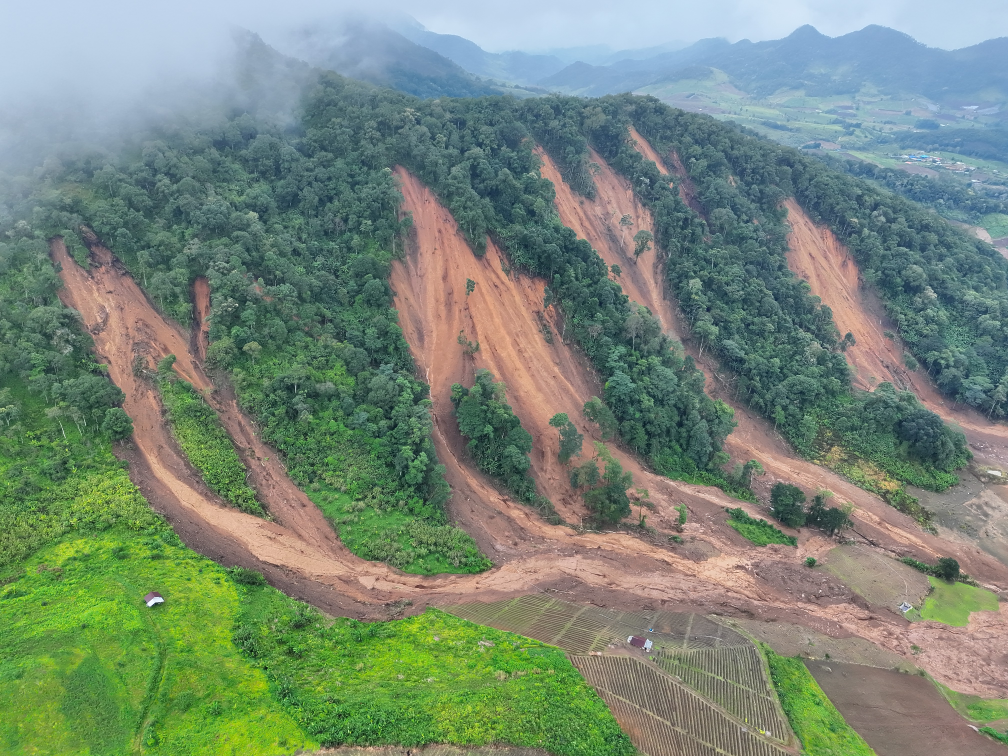
#> input picture Nueng/Foundation Dataset/Location 1/101332_0831_2025.JPG, 4032 x 3024 px, given in place of 083142_0831_2025.JPG, which was not available (shown at 1/4 size)
$ python FeatureMatching.py
#> lines starting #> are read from the running program, lines starting #| are printed output that depends on the picture; pictures that were not available may be replaced by others from this repository, and a replacement may not be noted
"""
Multi-ROI Template Matching - Try Multiple Markers and Use the Best One

This approach:
1. Tries tracking each ROI independently
2. Ranks them by confidence score
3. Uses the best matching ROI for transformation
4. Falls back to next best if feature extraction fails

Use case: When you have multiple potential markers but don't know which is most reliable
"""

import cv2
import numpy as np
import math
import sys
from typing import Tuple, Optional, Dict, List
import logging

# Configure logging
logging.basicConfig(
    level=logging.INFO,
    format='%(levelname)s: %(message)s'
)
logger = logging.getLogger(__name__)


def track_single_marker(
    imgA: np.ndarray,
    imgB: np.ndarray,
    roi_coords: Tuple[int, int, int, int],
    expansion_factor: float,
    scales: list,
    confidence_threshold: float,
    marker_id: int
) -> Optional[Dict]:
    """
    Track a single marker between two images using multi-scale template matching.

    Returns:
        dict with tracking results or None if tracking failed
    """

    roiA_x, roiA_y, roiA_w, roiA_h = roi_coords
    template = imgA[roiA_y:roiA_y+roiA_h, roiA_x:roiA_x+roiA_w]

    if template.size == 0:
        logger.error(f"Marker {marker_id}: Invalid ROI coordinates: {roi_coords}")
        return None

    roiA_center = np.array([roiA_x + roiA_w/2, roiA_y + roiA_h/2])

    # Define search region (centered expansion)
    expanded_w = int(roiA_w * expansion_factor)
    expanded_h = int(roiA_h * expansion_factor)

    search_x = int(roiA_center[0] - expanded_w / 2)
    search_y = int(roiA_center[1] - expanded_h / 2)

    # Clamp to image boundaries
    search_x = max(0, search_x)
    search_y = max(0, search_y)
    search_w = min(imgB.shape[1] - search_x, expanded_w)
    search_h = min(imgB.shape[0] - search_y, expanded_h)

    if search_x + search_w > imgB.shape[1]:
        search_w = imgB.shape[1] - search_x
    if search_y + search_h > imgB.shape[0]:
        search_h = imgB.shape[0] - search_y

    search_region = imgB[search_y:search_y+search_h, search_x:search_x+search_w]

    # Validate search region
    if search_region.shape[0] < template.shape[0] or search_region.shape[1] < template.shape[1]:
        logger.error(f"Marker {marker_id}: Search region too small")
        return None

    # Multi-scale template matching
    best_match = None
    best_val = -1
    best_scale = 1.0

    for scale in scales:
        if scale != 1.0:
            scaled_w = int(template.shape[1] * scale)
            scaled_h = int(template.shape[0] * scale)
            if scaled_w < 1 or scaled_h < 1:
                continue
            template_scaled = cv2.resize(template, (scaled_w, scaled_h))
        else:
            template_scaled = template.copy()

        if template_scaled.shape[0] > search_region.shape[0] or \
           template_scaled.shape[1] > search_region.shape[1]:
            continue

        result = cv2.matchTemplate(search_region, template_scaled, cv2.TM_CCOEFF_NORMED)
        min_val, max_val, min_loc, max_loc = cv2.minMaxLoc(result)

        if max_val > best_val:
            best_val = max_val
            best_match = max_loc
            best_scale = scale

    # Validate match
    if best_match is None or best_val < confidence_threshold:
        return None

    # Calculate matched center
    matched_x = search_x + best_match[0] + int(roiA_w * best_scale / 2)
    matched_y = search_y + best_match[1] + int(roiA_h * best_scale / 2)
    matched_center = np.array([matched_x, matched_y])

    displacement = matched_center - roiA_center
    distance = np.linalg.norm(displacement)

    return {
        'marker_id': marker_id,
        'roi_coords': roi_coords,
        'original_center': roiA_center,
        'matched_center': matched_center,
        'displacement': displacement,
        'distance': distance,
        'scale': best_scale,
        'confidence': best_val,
        'search_region': (search_x, search_y, search_w, search_h),
        'template': template,
        'search_region_img': search_region
    }


def extract_features_from_marker(
    imgA: np.ndarray,
    imgB: np.ndarray,
    marker_result: Dict,
    lowe_ratio: float
) -> Tuple[np.ndarray, np.ndarray, int]:
    """
    Extract and match SIFT features for a single marker.

    Returns:
        src_pts, dst_pts, num_matches: Feature correspondences and count
    """

    roiA_x, roiA_y, roiA_w, roiA_h = marker_result['roi_coords']
    search_x, search_y, search_w, search_h = marker_result['search_region']

    # Extract ROI from Image A
    roiA_region = imgA[roiA_y:roiA_y+roiA_h, roiA_x:roiA_x+roiA_w]
    search_region = imgB[search_y:search_y+search_h, search_x:search_x+search_w]

    # Create SIFT detector
    sift = cv2.SIFT_create()

    # Detect features
    kp_roiA, des_roiA = sift.detectAndCompute(roiA_region, None)
    kp_search, des_search = sift.detectAndCompute(search_region, None)

    if len(kp_roiA) < 4 or len(kp_search) < 4:
        return np.array([]), np.array([]), 0

    # Match features
    bf = cv2.BFMatcher(cv2.NORM_L2)
    matches = bf.knnMatch(des_roiA, des_search, k=2)

    # Apply Lowe's ratio test
    good_matches = []
    for match_pair in matches:
        if len(match_pair) == 2:
            m, n = match_pair
            if m.distance < lowe_ratio * n.distance:
                good_matches.append(m)

    if len(good_matches) < 4:
        return np.array([]), np.array([]), 0

    # Extract matched keypoints and convert to full image coordinates
    src_pts_roi = np.float32([kp_roiA[m.queryIdx].pt for m in good_matches])
    dst_pts_search = np.float32([kp_search[m.trainIdx].pt for m in good_matches])

    # Convert to full image coordinates
    src_pts = src_pts_roi + np.array([roiA_x, roiA_y])
    dst_pts = dst_pts_search + np.array([search_x, search_y])

    return src_pts, dst_pts, len(good_matches)


def process_images_best_roi(
    img_a_path: str,
    img_b_path: str,
    roi_coords_list: List[Tuple[int, int, int, int]],
    expansion_factor: float = 3.0,
    scales: list = None,
    confidence_threshold: float = 0.3,
    lowe_ratio: float = 0.75,
    min_feature_matches: int = 10
):
    """
    Try multiple ROIs and use the best one for transformation.

    Strategy:
    1. Track all ROIs using template matching
    2. Rank by confidence score
    3. Try feature extraction on best candidates
    4. Use the best one that has sufficient features

    Args:
        img_a_path: Path to first image (reference)
        img_b_path: Path to second image (to track)
        roi_coords_list: List of (x, y, width, height) tuples - tries each one
        expansion_factor: Search region expansion factor
        scales: List of scale factors for template matching
        confidence_threshold: Minimum template match confidence
        lowe_ratio: Lowe's ratio test threshold for feature matching
        min_feature_matches: Minimum features needed for homography

    Returns:
        dict: Results including best ROI, transformation matrix, and rankings
    """
#> called with expansion_factor = 3, confidence_threshold = 0.3, lowe_ratio = 0.75, min_feature_matches = 10

    # Validate parameters
    if expansion_factor < 1.0:
        raise ValueError("expansion_factor must be >= 1.0")
    if not 0.0 < confidence_threshold <= 1.0:
        raise ValueError("confidence_threshold must be between 0 and 1")
    if scales is None:
        scales = [0.8, 0.9, 1.0, 1.1, 1.2]

    # Load images
    logger.info("Loading images...")
    imgA = cv2.imread(img_a_path, cv2.IMREAD_GRAYSCALE)
    imgB = cv2.imread(img_b_path, cv2.IMREAD_GRAYSCALE)
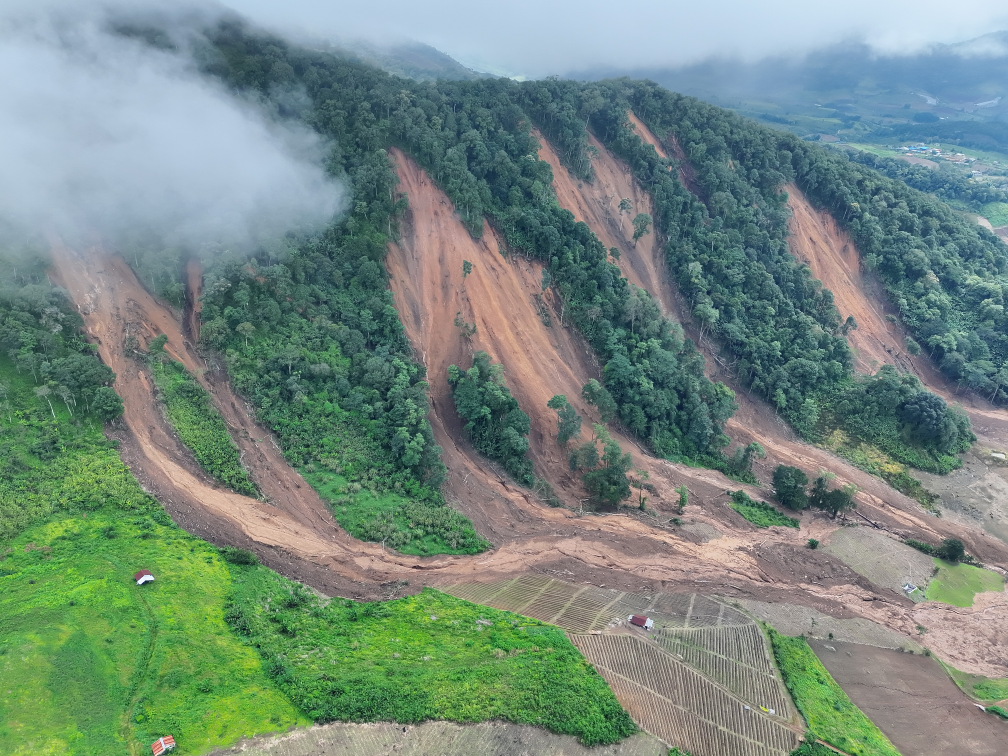
#> input picture Nueng/Foundation Dataset/Location 1/134123_0830_2025.JPG, 4032 x 3024 px (shown at 1/4 size)
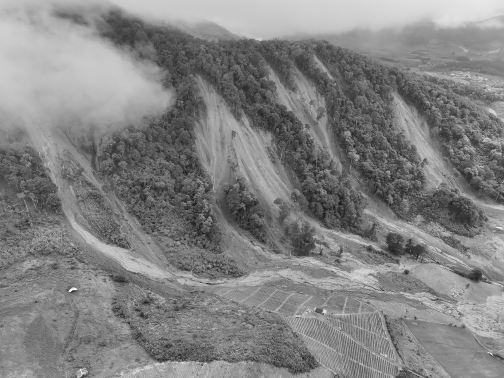
#> imgB: shape (3024, 4032) (shown at 1/8 size); min 0, max 255, mean 129.9

    if imgA is None or imgB is None:
        raise ValueError("Error: Could not load images. Check file paths.")

    logger.info(f"Image A: {imgA.shape}")
    logger.info(f"Image B: {imgB.shape}")
    logger.info(f"Testing {len(roi_coords_list)} candidate ROIs")

    print(f"\n{'='*70}")
    print(f" TESTING MULTIPLE ROI CANDIDATES")
    print(f"{'='*70}")
    print(f"Total candidates: {len(roi_coords_list)}")
    print(f"Strategy: Try all, rank by confidence, use best one")

    # Track all ROI candidates
    print(f"\n{'='*70}")
    print(f" PHASE 1: Template Matching All Candidates")
    print(f"{'='*70}")

    candidates = []
    for i, roi_coords in enumerate(roi_coords_list):
        print(f"\n--- Candidate {i+1}/{len(roi_coords_list)} ---")
        print(f"ROI: ({roi_coords[0]}, {roi_coords[1]}) size {roi_coords[2]}x{roi_coords[3]}")

        result = track_single_marker(
            imgA, imgB, roi_coords, expansion_factor,
            scales, confidence_threshold, marker_id=i+1
        )

        if result is not None:
            candidates.append(result)
            print(f"✓ Match found! Confidence: {result['confidence']:.3f}")
            print(f"  Scale: {result['scale']:.2f}x")
            print(f"  Displacement: {result['distance']:.1f}px")
        else:
            print(f"✗ No match (confidence < {confidence_threshold})")
#> this loop made 2 passes
#| ✓ Match found! Confidence: 0.706
#|   Scale: 1.00x
#|   Displacement: 96.9px
#| ✓ Match found! Confidence: 0.745
#|   Scale: 1.00x
#|   Displacement: 85.6px
#> pass 1, in track_single_marker, `template = imgA[roiA_y:roiA_y+roiA_h, roiA_x:roiA_x+roiA_w]`:
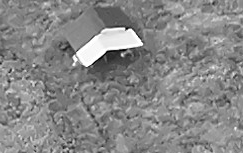
#> template: shape (153, 243); min 0, max 255, mean 135.5
#> pass 1, in track_single_marker, `search_region = imgB[search_y:search_y+search_h, search_x:search_x+sea..`:
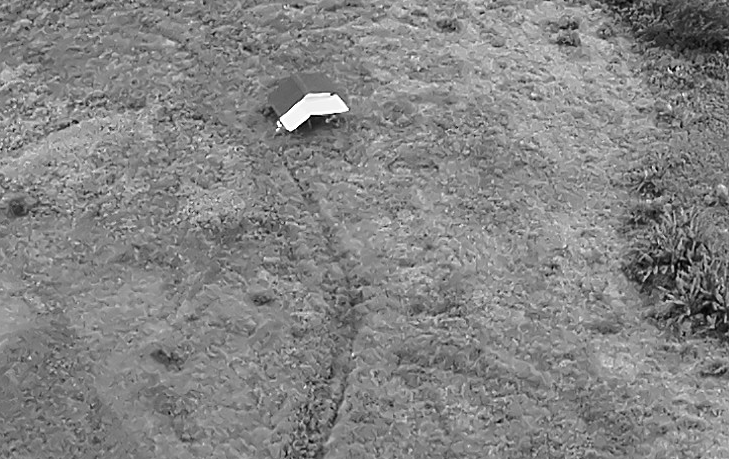
#> search_region: shape (459, 729); min 0, max 255, mean 131.9
#> pass 2, in track_single_marker (call 2), `search_region = imgB[search_y:search_y+search_h, search_x:search_x+sea..`:
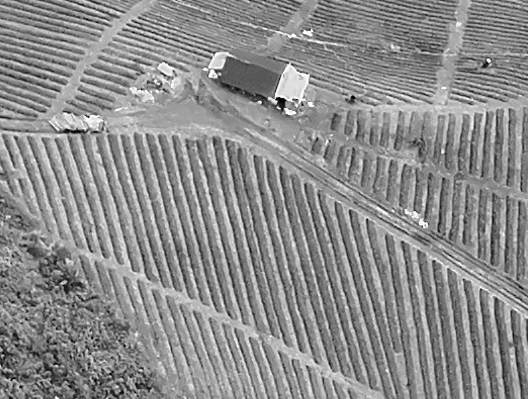
#> search_region: shape (399, 528); min 0, max 255, mean 140.6
#> after the loop, candidates = 2 items

    if len(candidates) == 0:
        logger.error("No ROI candidates successfully tracked!")
        sys.exit(1)

    # Rank candidates by confidence
    candidates.sort(key=lambda x: x['confidence'], reverse=True)

    print(f"\n{'='*70}")
    print(f" RANKING RESULTS")
    print(f"{'='*70}")
    print(f"Successfully tracked: {len(candidates)}/{len(roi_coords_list)} candidates")
#| Successfully tracked: 2/2 candidates
    print(f"\nRanked by confidence:")
    for i, cand in enumerate(candidates):
        print(f"  {i+1}. Marker {cand['marker_id']}: confidence={cand['confidence']:.3f}, "
              f"scale={cand['scale']:.2f}x, displacement={cand['distance']:.1f}px")

    # Try feature extraction on candidates in order
    print(f"\n{'='*70}")
    print(f" PHASE 2: Feature Extraction (Testing Best Candidates)")
    print(f"{'='*70}")

    best_marker = None
    best_features = None
    best_homography = None

    for i, candidate in enumerate(candidates):
        marker_id = candidate['marker_id']
        print(f"\nTrying candidate #{i+1} (Marker {marker_id}, confidence={candidate['confidence']:.3f})...")

        src_pts, dst_pts, num_matches = extract_features_from_marker(
            imgA, imgB, candidate, lowe_ratio
        )

        if num_matches < min_feature_matches:
            print(f"  ✗ Not enough features ({num_matches} < {min_feature_matches})")
            continue

        print(f"  ✓ Found {num_matches} feature matches")

        # Try to compute homography
        try:
            H, mask = cv2.findHomography(
                src_pts.reshape(-1, 1, 2),
                dst_pts.reshape(-1, 1, 2),
                cv2.RANSAC,
                ransacReprojThreshold=5.0
            )

            if H is None:
                print(f"  ✗ Homography computation failed")
                continue

            num_inliers = np.sum(mask)
            inlier_ratio = num_inliers / num_matches

            print(f"  ✓ Homography computed: {num_inliers}/{num_matches} inliers ({inlier_ratio*100:.1f}%)")

            # Check if this is good enough
            if inlier_ratio > 0.5 and num_inliers >= 10:
                print(f"  ✓✓ SELECTED as best candidate!")
                best_marker = candidate
                best_features = (src_pts, dst_pts, num_matches, num_inliers)
                best_homography = H
                break
            else:
                print(f"  ⚠ Quality not sufficient (inliers: {num_inliers}, ratio: {inlier_ratio:.2f})")

        except Exception as e:
            print(f"  ✗ Error computing homography: {e}")
            continue
#> this loop made 1 pass
#> (marker_id, roiA_x in extract_features_from_marker, roiA_y in extract_features_from_marker, roiA_w in extract_features_from_marker, roiA_h in extract_features_from_marker, search_x in extract_features_from_marker, search_y in extract_features_from_marker, search_w in extract_features_from_marker) on pass 1: (2, 2480, 2540, 176, 133, 2304, 2407, 528)
#> (printed output is left out)

    # Decide on final transformation
    if best_marker is None:
        logger.warning("No candidate passed feature extraction. Using best template match only.")
        best_marker = candidates[0]  # Use highest confidence

        # Simple translation transformation
        tx = best_marker['displacement'][0]
        ty = best_marker['displacement'][1]

        H_A_to_B = np.array([
            [1, 0, tx],
            [0, 1, ty],
            [0, 0, 1]
        ], dtype=np.float32)

        homography_available = False
        num_inliers = 0
        num_matches = 0
    else:
        H_A_to_B = best_homography
#> H_A_to_B = [[0.895, 0.205, -159.5], [-0.171, 1.23, -159.5], [-6.56e-05, 7.97e-05, 1]]
        homography_available = True
        src_pts, dst_pts, num_matches, num_inliers = best_features
#> src_pts = 25 pairs, first value 2489 to 2641, second value 2543 to 2670.1; dst_pts = 25 pairs, first value 2490.7 to 2811, second value 2421.7 to 2802.1

    print(f"\n{'='*70}")
    print(f" FINAL SELECTION")
    print(f"{'='*70}")
    print(f"Selected: Marker {best_marker['marker_id']}")
#| Selected: Marker 2
    print(f"  ROI: ({best_marker['roi_coords'][0]}, {best_marker['roi_coords'][1]}) "
          f"size {best_marker['roi_coords'][2]}x{best_marker['roi_coords'][3]}")
#|   ROI: (2480, 2540) size 176x133
    print(f"  Template confidence: {best_marker['confidence']:.3f}")
#|   Template confidence: 0.745
    print(f"  Template scale: {best_marker['scale']:.2f}x")
#|   Template scale: 1.00x
    print(f"  Displacement: {best_marker['distance']:.1f}px")
#|   Displacement: 85.6px

    if homography_available:
        print(f"  Feature matches: {num_inliers}/{num_matches} inliers")
#|   Feature matches: 23/25 inliers
        print(f"  Transformation: HOMOGRAPHY (8 DOF)")
    else:
        print(f"  Transformation: TRANSLATION ONLY (2 DOF)")

    # Analyze transformation
    print(f"\n{'='*70}")
    print(f" TRANSFORMATION MATRIX (Image A → Image B)")
    print(f"{'='*70}")
    print(H_A_to_B)
#| [[ 8.94976101e-01  2.04545059e-01 -1.59460276e+02]
#|  [-1.70758304e-01  1.23480856e+00 -1.59482749e+02]
#|  [-6.55642886e-05  7.96791821e-05  1.00000000e+00]]

    if homography_available:
        # Extract transformation properties
        scale_x = np.linalg.norm(H_A_to_B[0, :2])
#> scale_x = 0.918
        scale_y = np.linalg.norm(H_A_to_B[1, :2])
#> scale_y = 1.25
        avg_scale = (scale_x + scale_y) / 2
#> avg_scale = 1.08
        rotation_rad = math.atan2(H_A_to_B[1, 0], H_A_to_B[0, 0])
#> rotation_rad = -0.189
        rotation_deg = math.degrees(rotation_rad)
#> rotation_deg = -10.8

        print(f"\nTransformation properties:")
        print(f"  Scale X: {scale_x:.4f}x ({(scale_x-1)*100:+.2f}%)")
#|   Scale X: 0.9181x (-8.19%)
        print(f"  Scale Y: {scale_y:.4f}x ({(scale_y-1)*100:+.2f}%)")
#|   Scale Y: 1.2466x (+24.66%)
        print(f"  Avg Scale: {avg_scale:.4f}x ({(avg_scale-1)*100:+.2f}%)")
#|   Avg Scale: 1.0823x (+8.23%)
        print(f"  Rotation: {rotation_deg:+.2f}°")
#|   Rotation: -10.80°
    else:
        avg_scale = 1.0
        rotation_deg = 0.0
        print(f"\nSimple translation only (feature extraction failed)")

    # Compute inverse
    try:
        H_B_to_A = np.linalg.inv(H_A_to_B)
#> H_B_to_A = [[1.09, -0.19, 143.8], [0.159, 0.774, 148.7], [5.89e-05, -7.41e-05, 0.998]]
    except np.linalg.LinAlgError:
        logger.error("Failed to compute inverse transformation")
        sys.exit(1)

    # Align Image B to Image A
    print(f"\n{'='*70}")
    print(f" ALIGNING IMAGES")
    print(f"{'='*70}")

    imgB_aligned = cv2.warpPerspective(imgB, H_B_to_A, (imgA.shape[1], imgA.shape[0]))
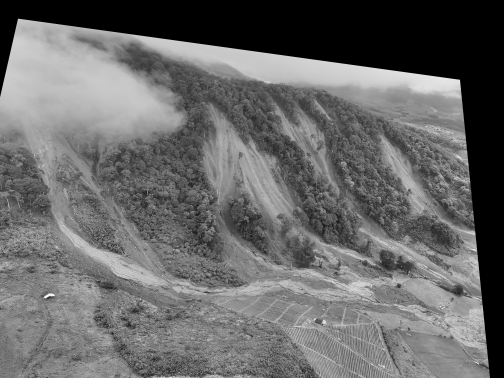
#> imgB_aligned: shape (3024, 4032) (shown at 1/8 size); min 0, max 255, mean 105.1
    cv2.imwrite("imgB_aligned_to_imgA.jpg", imgB_aligned)
    logger.info("✓ Saved: imgB_aligned_to_imgA.jpg")

    # Create comparison images
    diff = cv2.absdiff(imgA, imgB_aligned)
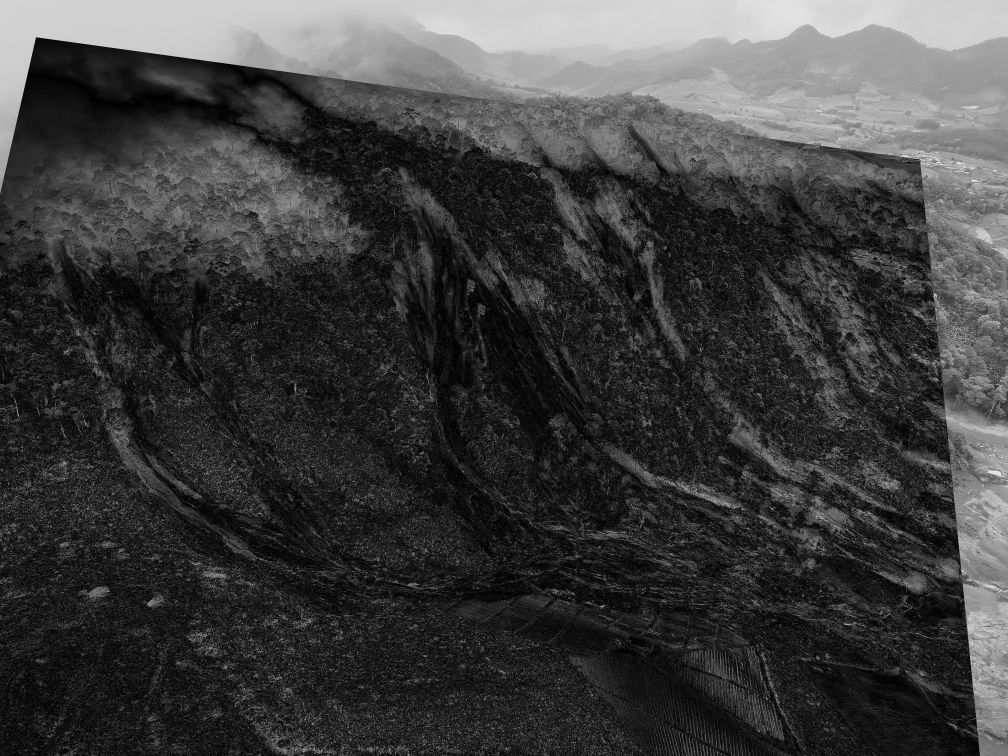
#> diff: shape (3024, 4032) (shown at 1/4 size); min 0, max 255, mean 62.3
    diff_colored = cv2.applyColorMap(diff, cv2.COLORMAP_JET)
    cv2.imwrite("alignment_difference.jpg", diff_colored)

    comparison = np.hstack([imgA, imgB_aligned])
#> (the rest of the program and of its run is left out)
